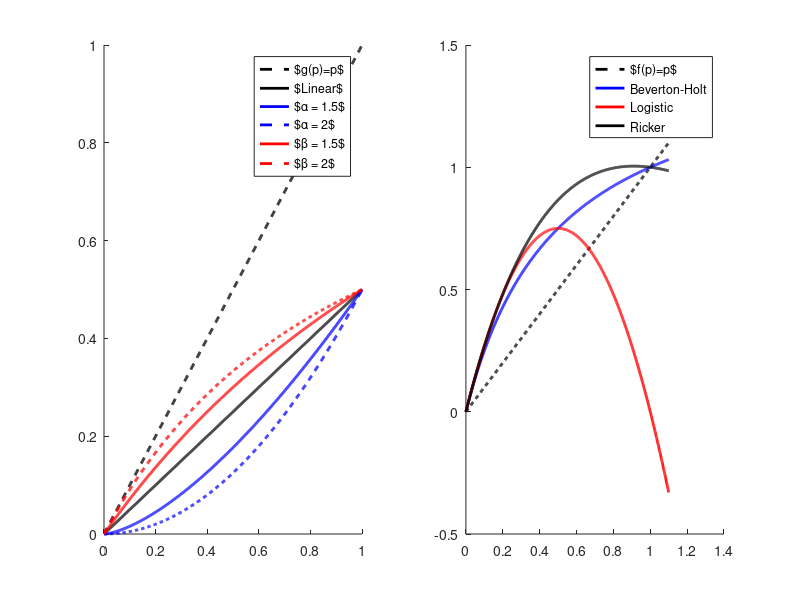

MATLAB code for this plot:
% parameters
alpha = 1.5;
alpha2 = 2;
beta = 1.5;
beta2 = 2;
beta3 = 0.5;
beta4 = 0.75;
E = 0.5;
n = 1000;
p = linspace(0,1,n);

subplot(1,2,1);
hold on
plot(p,p,'k--','LineWidth',2);
plot(p,(1-E)*p, 'k-','LineWidth',2);
plot(p,(1-E)*p.^alpha,'b-','LineWidth',2);
plot(p,(1-E)*p.^alpha2,'b--','LineWidth',2);
%plot(p,beta3*(1-E)*p./(1+(beta3-1)*p),'b-','LineWidth',2);
%plot(p,beta4*(1-E)*p./(1+(beta4-1)*p),'b--','LineWidth',2);
plot(p,beta*(1-E)*p./(1+(beta-1)*p),'r-','LineWidth',2);
plot(p,beta2*(1-E)*p./(1+(beta2-1)*p),'r--','LineWidth',2);
legend('$g(p)=p$','$Linear$','$\alpha = 1.5$','$\alpha = 2$','$\beta = 1.5$','$\beta = 2$')
hold off

% parameters
M1 = 3;
M2 = 3;
H = 1;
n = 1000;
p = linspace(0,1.1,n);
subplot(1,2,2);
hold on
plot(p,p,'k--','LineWidth',2);
plot(p,M1*p./(1+(M1-1)/H.*p), 'b-','LineWidth',2);
plot(p,M2*p.*(H-p),'r-','LineWidth',2);
plot(p,p.*exp(log(M2)*(1-p/H)),'k-','LineWidth',2)
legend('$f(p)=p$','Beverton-Holt','Logistic','Ricker')
hold off